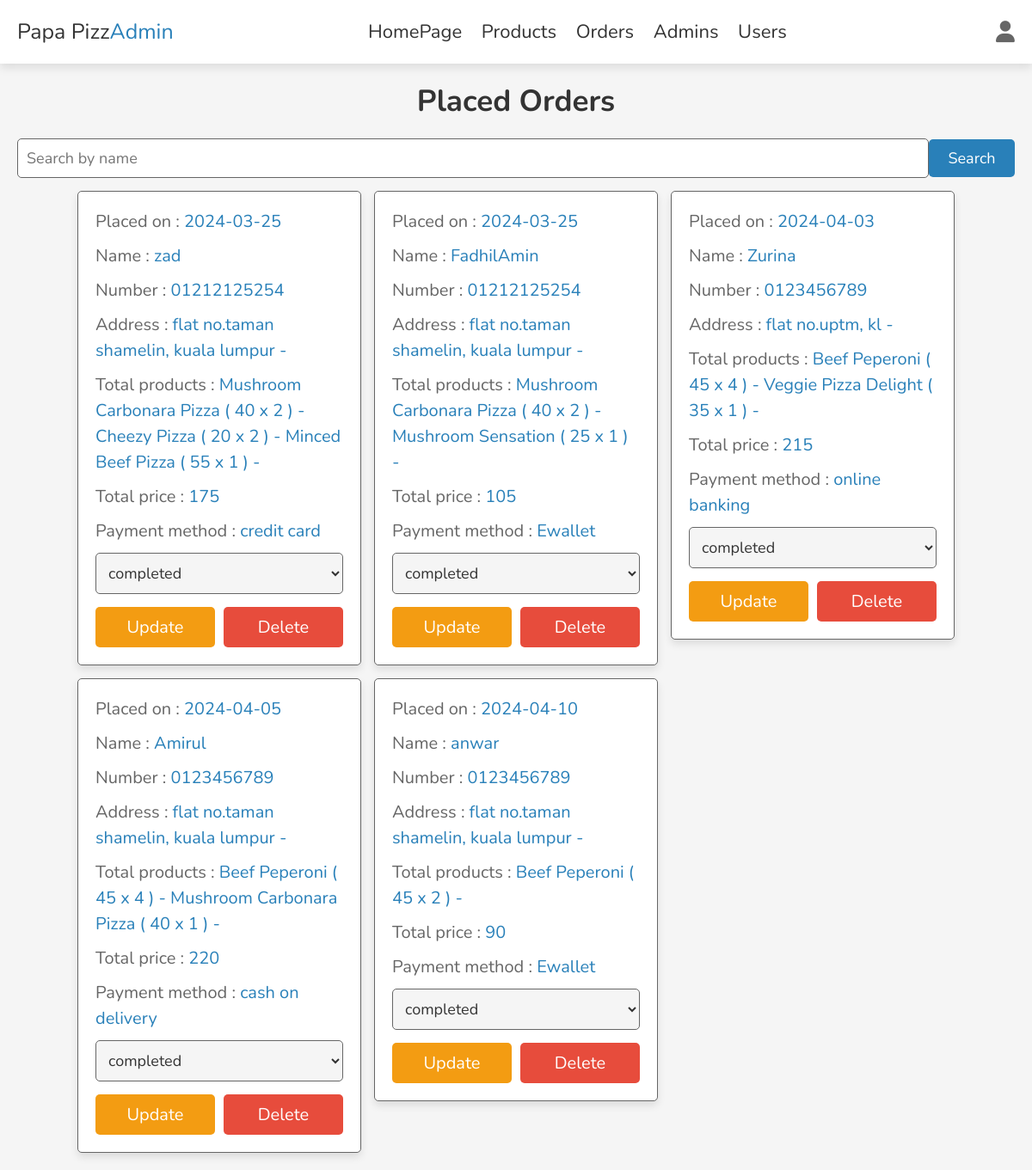
The app's page /admin_orders.php (signed in) with its own data.
### tables this page shows
CREATE TABLE `orders` (
  `id` int(100) NOT NULL,
  `user_id` int(100) NOT NULL,
  `name` varchar(100) NOT NULL,
  `number` varchar(12) NOT NULL,
  `method` varchar(50) NOT NULL,
  `address` varchar(500) NOT NULL,
  `total_products` varchar(1000) NOT NULL,
  `total_price` int(100) NOT NULL,
  `placed_on` date NOT NULL DEFAULT current_timestamp(),
  `payment_status` varchar(20) NOT NULL DEFAULT 'pending'
);

### admin_orders.php (the view, shortened to what this page needs)
<?php
include 'config.php';
if(isset($_GET['search_button'])){
   $search_name = $_GET['search_name'];
   $select_orders = $conn->prepare("SELECT * FROM `orders` WHERE name LIKE ?");
   $select_orders->execute(["%$search_name%"]);
} else {
   $select_orders = $conn->prepare("SELECT * FROM `orders`");
   $select_orders->execute();
}
?>
<!DOCTYPE html>
<html lang="en">
<head>
   <link rel="stylesheet" href="https://cdnjs.cloudflare.com/ajax/libs/font-awesome/6.1.1/css/all.min.css">
   <link rel="stylesheet" href="css/admin_style.css">
</head>
<body>
<?php include 'admin_header.php' ?>
<section class="orders">
   <h1 class="heading">Placed Orders</h1>
   <form action="" method="get" class="search-form">
      <input type="text" name="search_name" placeholder="Search by name">
      <button type="submit" name="search_button">Search</button>
   </form>
   <div class="box-container">
      <?php
         if($select_orders->rowCount() > 0){
            while($fetch_orders = $select_orders->fetch(PDO::FETCH_ASSOC)){
      ?>
      <div class="box">
         <p> Placed on : <span><?= $fetch_orders['placed_on']; ?></span> </p>
         <p> Name : <span><?= $fetch_orders['name']; ?></span> </p>
         <p> Number : <span><?= $fetch_orders['number']; ?></span> </p>
         <p> Address : <span><?= $fetch_orders['address']; ?></span> </p>
         <p> Total products : <span><?= $fetch_orders['total_products']; ?></span> </p>
         <p> Total price : <span><?= $fetch_orders['total_price']; ?></span> </p>
         <p> Payment method : <span><?= $fetch_orders['method']; ?></span> </p>
         <form action="" method="post">
            <select name="payment_status" class="select">
               <option selected disabled><?= $fetch_orders['payment_status']; ?></option>
            </select>
            <div class="flex-btn">
               <input type="submit" value="update" class="option-btn" name="update_payment">
               <a href="admin_orders.php?delete=<?= $fetch_orders['id']; ?>" class="delete-btn" onclick="return confirm('Delete this order?');">delete</a>
            </div>
         </form>
      </div>
      <?php
            }
         } else {
            echo '<p class="empty">No matching orders found!</p>';
         }
      ?>
   </div>
</section>
</body>
</html>

### css/style.css (style rules this page uses)
:root { --red:#e74c3c; --black:#333; --white:#fff; --light-bg:#f5f5f5; --light-color:#666; --border:.1rem solid var(--light-color); --box-shadow:0 .5rem 1rem rgba(0,0,0,.1); }
* { font-family: 'Nunito', sans-serif; margin:0; padding:0; box-sizing: border-box; outline: none; border:none; text-decoration: none; transition: .2s linear; }
html { font-size: 62.5%; overflow-x: hidden; scroll-behavior: smooth; scroll-padding-top: 7rem; }
body { background: var(--light-bg); }
section { padding:2rem; margin:0 auto; max-width: 1200px; }
.heading { text-align: center; margin-bottom: 2rem; font-size: 4rem; color:var(--black); text-transform: capitalize; }

### css/admin_style.css (style rules this page uses)
:root { --main-color:#2980b9; --red:#e74c3c; --orange:#f39c12; --black:#333; --white:#fff; --light-bg:#f5f5f5; --light-color:#666; --border:.1rem solid var(--light-color); --box-shadow:0 .5rem 1rem rgba(0,0,0,.1); }
* { font-family: 'Nunito', sans-serif; margin:0; padding:0; box-sizing: border-box; outline: none; border:none; text-decoration: none; transition: .2s linear; }
html { font-size: 62.5%; overflow-x: hidden; scroll-behavior: smooth; scroll-padding-top: 7rem; }
body { background: var(--light-bg); }
section { padding:2rem; margin:0 auto; max-width: 1200px; }
.heading { text-align: center; margin-bottom: 2rem; font-size: 3.5rem; color:var(--black); text-transform: capitalize; }
.delete-btn, .option-btn, .btn { display: block; width: 100%; margin-top: 1rem; border-radius: .5rem; padding:1rem 3rem; font-size: 2rem; color:var(--white); cursor: pointer; text-transform: capitalize; text-align: center; }
.delete-btn { background-color: var(--red); }
.option-btn { background-color: var(--orange); }
.flex-btn { display: flex; gap:1rem; }
.orders .search-form { display: flex; justify-content: center; align-items: center; margin-bottom: 1.5rem; text-align: center; }
.orders .search-form input[type="text"] { width: calc(100% - 100px); padding: 1rem; font-size: 1.8rem; border: var(--border); border-radius: 0.5rem; }
.orders .search-form button[type="submit"] { width: 100px; padding: 1rem; font-size: 1.8rem; background-color: var(--main-color); color: var(--white); border: none; border-radius: 0.5rem; cursor: pointer; transition: background-color 0.3s ease; }
.orders .box-container { display: grid; grid-template-columns: repeat(auto-fit, 33rem); gap:1.5rem; align-items: flex-start; justify-content: center; }
.orders .box-container .box { padding:2rem; padding-top: 1rem; border-radius: .5rem; border:var(--border); background-color: var(--white); box-shadow: var(--box-shadow); }
.orders .box-container .box p { line-height: 1.5; font-size: 2rem; color:var(--light-color); margin:1rem 0; }
.orders .box-container .box p span { color:var(--main-color); }
.orders .box-container .select { margin-bottom: .5rem; width: 100%; background-color: var(--light-bg); padding:1rem; font-size: 1.8rem; color:var(--black); border-radius: .5rem; border:var(--border); }

### records on screen
orders: placed_on "2024-03-25", name "zad", number "01212125254", address "flat no.taman shamelin, kuala lumpur -", total_products "Mushroom Carbonara Pizza ( 40 x 2 ) - Cheezy Pizza ( 20 x 2 ) - Minced Beef Pizza ( 55 x 1 ) -", total_price "175", method "credit card", payment_status "completed"
orders: placed_on "2024-03-25", name "FadhilAmin", number "01212125254", address "flat no.taman shamelin, kuala lumpur -", total_products "Mushroom Carbonara Pizza ( 40 x 2 ) - Mushroom Sensation ( 25 x 1 ) -", total_price "105", method "Ewallet", payment_status "completed"
orders: placed_on "2024-04-03", name "Zurina", number "0123456789", address "flat no.uptm, kl -", total_products "Beef Peperoni ( 45 x 4 ) - Veggie Pizza Delight ( 35 x 1 ) -", total_price "215", method "online banking", payment_status "completed"
orders: placed_on "2024-04-05", name "Amirul", number "0123456789", address "flat no.taman shamelin, kuala lumpur -", total_products "Beef Peperoni ( 45 x 4 ) - Mushroom Carbonara Pizza ( 40 x 1 ) -", total_price "220", method "cash on delivery", payment_status "completed"
orders: placed_on "2024-04-10", name "anwar", number "0123456789", address "flat no.taman shamelin, kuala lumpur -", total_products "Beef Peperoni ( 45 x 2 ) -", total_price "90", method "Ewallet", payment_status "completed"
